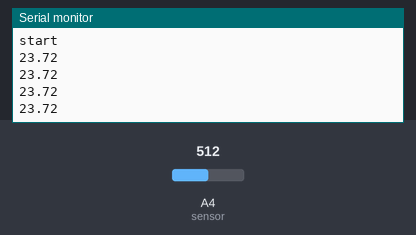
The sketch below on a simulated Arduino Uno, built with avr-gcc and run on an emulated ATmega328P. Parts: the last lines printed to the serial monitor. Inputs (shaded band) come from the test bench; at power-on: A4 (sensor) = 512.

Above: at 1.2 s.
1.3 s: A4 (sensor) set to 0
At 1.71 s:
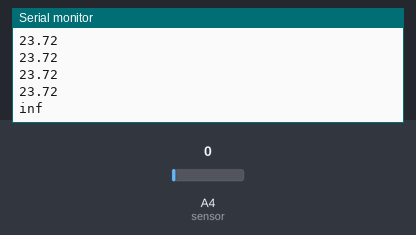
3.6 s: A4 (sensor) set to 122
At 3.81 s:
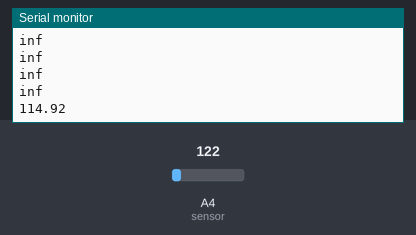

Measured:
- after the input at 1.3 s, the serial monitor: prints a new line after 0.21 s (image 1)
- after the input at 3.6 s, the serial monitor: prints a new line at once (image 2)

The sketch:

distance_sensor_test_single.ino
```cpp
#include <Arduino.h>
byte sensor = A4;

void setup(){
    Serial.begin(115200);
    Serial.println("start");
}

void loop(){
    float v = 65 * pow((analogRead(sensor) * 0.0048828125), -1.10);
    // int distance = 13 * pow(v, -1);

    // if (distance <= 30){
        // Serial.println(v);
        Serial.println(v);
        delay(300);
    // }

}
```
